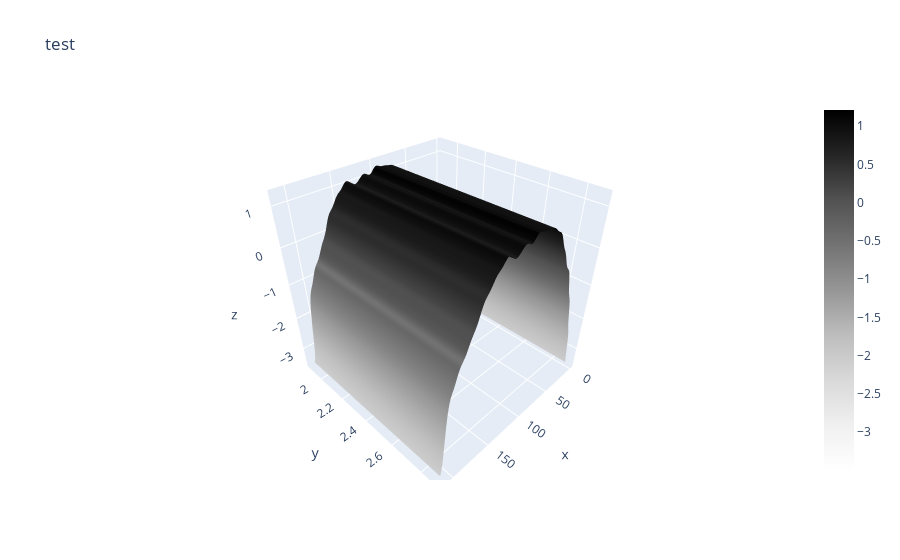

Notebook code for this chart:
### Code cell
# Graphing the filtered flattened surface with plotly
print('plotting the last one')
fig = go.Figure(data=go.Surface(x=xseggrid[i],y=yseggrid[i],z=sollast_FT_filtered_IFT_real, colorscale="greys"))
fig.update_layout(scene = dict(
            xaxis_title='x',
            yaxis_title='y',
            zaxis_title='z'),
            title='test')

### Figure 1 — Plotly figure (JSON) as saved in the notebook; plotly's stock layout.template omitted (floating-point values rounded to 4 significant figures; data arrays with more than 128 entries replaced by an {"elided": "..."} marker saying what was removed)
{"data": [{"colorscale": [[0, "rgb(255,255,255)"], [0.125, "rgb(240,240,240)"], [0.25, "rgb(217,217,217)"], [0.375, "rgb(189,189,189)"], [0.5, "rgb(150,150,150)"], [0.625, "rgb(115,115,115)"], [0.75, "rgb(82,82,82)"], [0.875, "rgb(37,37,37)"], [1, "rgb(0,0,0)"]], "type": "surface", "x": {"elided": "2x212 float values"}, "y": {"elided": "2x212 float values"}, "z": {"elided": "2x212 float values"}}], "layout": {"scene": {"xaxis": {"title": {"text": "x"}}, "yaxis": {"title": {"text": "y"}}, "zaxis": {"title": {"text": "z"}}}, "title": {"text": "test"}}}
